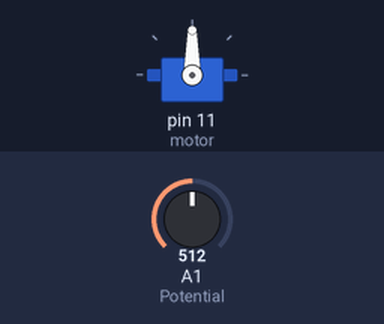
Bench run of a sketch on a simulated Arduino Uno, built with avr-gcc and run on an emulated ATmega328P. Parts: servo. The test bench sets the inputs (shaded band); at power-on: A1 (Potential) = 512.

Above: at 1.8 s.
1.9 s: A1 (Potential) set to 716
At 3.0 s:
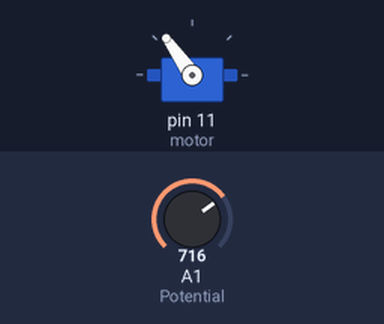
3.5 s: A1 (Potential) set to 900
At 4.5 s:
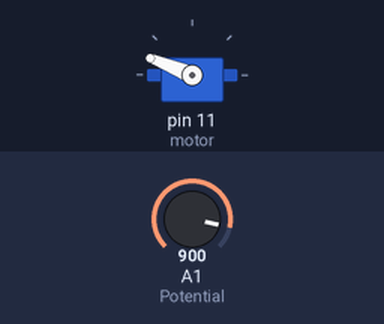
5.5 s: A1 (Potential) set to 1023
At 7.2 s:
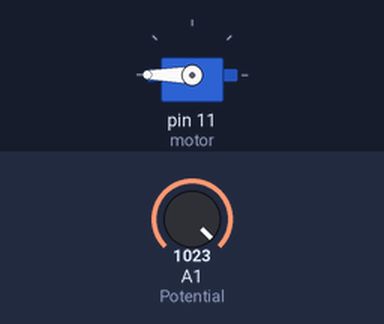
7.5 s: A1 (Potential) set to 306
At 8.8 s:
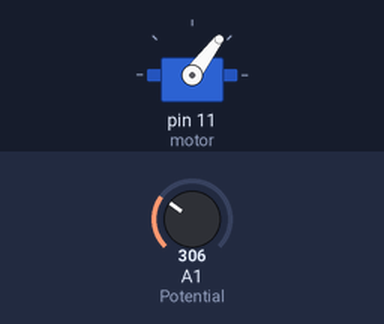
9.5 s: A1 (Potential) set to 122
At 10.3 s:
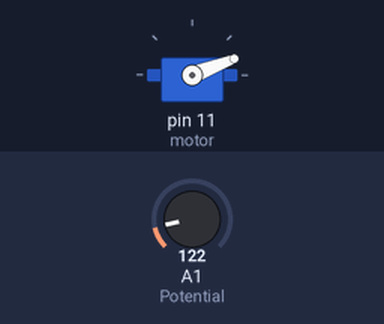
Timing chart, 0 to 12.5 s (numbered marks = the images above; inputs shaded):
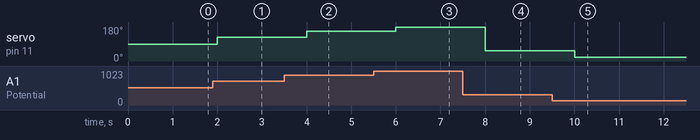

The sketch:

potMotor.ino
```cpp
//changes motor speed per potentiometer voltage

#include "Servo.h"

int Potential = A1;
int num = 0;
float volt = 0;
int motor = 11;
Servo servo;

void setup() {
  // put your setup code here, to run once:
  Serial.begin(9600);
  pinMode(Potential, INPUT);
  servo.attach(motor);

}

void loop() {
  // put your main code here, to run repeatedly:
  num = analogRead(Potential);
  volt = num*180.0/1023.0;

  servo.write(volt);
  delay(1000);
}
```

Measured:
- after the input at 1.9 s, servo on pin 11 (motor): 90° → 125° after 0.10 s
- after the input at 3.5 s, servo on pin 11 (motor): 125° → 158° after 0.50 s
- after the input at 5.5 s, servo on pin 11 (motor): 158° → 180° after 0.50 s
- after the input at 7.5 s, servo on pin 11 (motor): 180° → 53° after 0.50 s
- after the input at 9.5 s, servo on pin 11 (motor): 53° → 21° after 0.50 s
